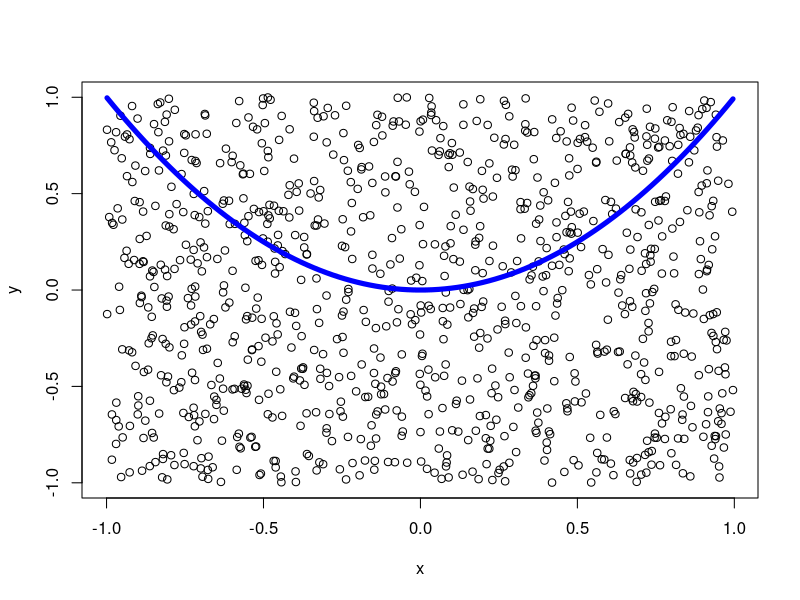

Source code (R):
#Homework Problems 4

#Question 1
a = 1:1000
for(i in 1:1000){h=sample(1:52,5,replace=FALSE);a[i]=length(h[h<=16])}
length(a[a>0])
830/1000
#answer: probability of having atleast one of the face cards is: .83 (when i ran the simulation)
#part 1a
length(a[a==2])
334/1000
#answer: probablilty of getting exactly 2 of these cards is: .334 (when i ran the simulation)
#part 1b
length(a[a>=4])
25/1000
#answer: probability of getting 4 or more of these cards is: .025 (when i ran the simulation)
#part 1c
length(a[a==0])
170/1000
#answer: probablity of getting 0 of these cards is: .17 (when i ran the simulation)

#Question 2
x=runif(1000,-1,1);y=runif(1000,-1,1);plot(x,y)
curve(x^2,col="blue",lwd=5,add=TRUE)
z=x^2
z=y-x^2
length(z[z<0])
665/1000
#answer: .665 (when i ran the simulation)
#answer: the more points generated, the closer it is to the actual value

#Question 3:
MonteCarlo = function(f,a,b,numpoints){x=runif(numpoints,a,b);
sum=0;
for(i in 1:numpoints){
sum=sum+f(x[i])}
z=(b-a)*sum/numpoints;
return(z)}

f=function(x){return(x^3)}

MonteCarlo(f,0,1,5000)
#answer: .2478909 (when i ran the simulation)

#Question 4:
#part 4a
f=function(x){return(x^2)}
MonteCarlo(f,-1,1,1000)
#answer: .6839339 (when i ran the simulation)
#part 4b
f=function(x){return(exp(1)^-(x^2))}
MonteCarlo(f,0,1,5000)
#answer: .7435344 (when i ran the simulation)
#part 4c
f=function(x){return(sin(x))}
MonteCarlo(f,-pi,pi,5000)
#answer: -0.01975122 (when i ran the simulation), answer should be 0 

